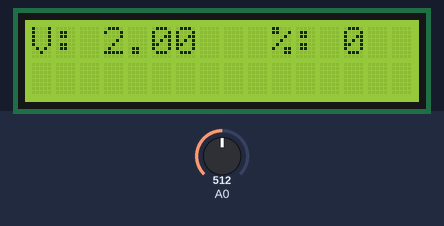
Recording of a sketch running on a simulated Arduino Uno, built with avr-gcc and run on an emulated ATmega328P. Shown: 16×2 character LCD. Inputs (shaded band) come from the test bench; at power-on: A0 = 512.

Above: at 1.2 s.
1.3 s: A0 set to 802
At 2.7 s:
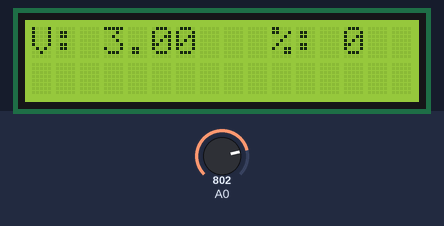
5.4 s: A0 set to 835
At 6.5 s:
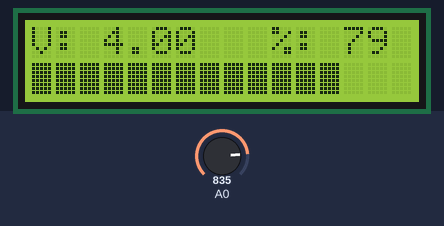
9.5 s: A0 set to 716
At 10.5 s:
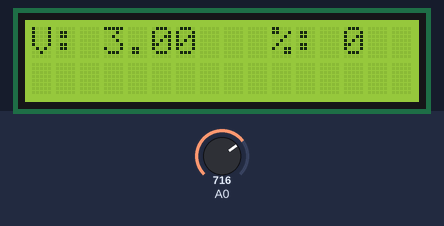
13.6 s: A0 set to 900
At 14.9 s:
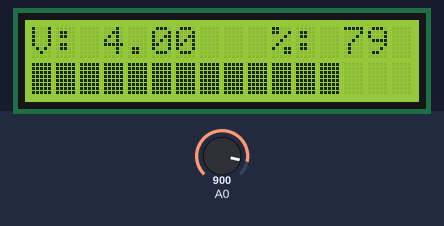
Timing chart, 0 to 16.6 s (numbered marks = the images above; inputs shaded):
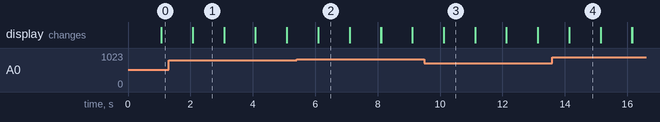

The sketch:

battery_indicator.ino
```cpp
#include<LiquidCrystal.h>
LiquidCrystal lcd(12,11,5,4,3,2);
float rawV = 0.0;
int batC =0;
int graph = 0;
void setup() {
  // put your setup code here, to run once:
lcd.begin(16,2);
lcd.clear();
}
void loop(){
  // put your main code here, to run repeatedly:
rawV = analogRead(A0)*5/1024;
if(rawV < 3.6){
  batC = 0;
  graph = 0;
}
if(rawV > 3.5 && rawV < 3.7){
  batC = 2;
  graph = 1;
}
if(rawV > 3.6 && rawV < 3.8){
  batC = 12;
  graph = 4;
}
if(rawV > 3.7 && rawV < 3.9){
  batC = 42;
  graph = 7;
}
if(rawV > 3.8 && rawV < 4.0){
  batC = 62;
  graph = 10;
}
if(rawV > 3.9 && rawV < 4.1){
  batC = 79;
  graph = 13;
}
if(rawV > 4.0 && rawV < 4.2){
  batC = 81;
  graph = 15;
}
if(rawV > 4.19){
  batC = 100;
  graph = 16;
}
lcd.setCursor(0,0);
lcd.print("V:");
lcd.setCursor(3,0);
lcd.print(rawV);
lcd.setCursor(10,0);
lcd.print("%:");
lcd.setCursor(13,0);
lcd.print(batC);
lcd.setCursor(0,1);
for(int m = 0; m < graph; m ++){
  lcd.write(255);
}
delay(1000);
lcd.clear();


}
```

Measured:
- the behaviour switches between 819 and 820 on A0 (found by bisection; images 1 and 2)
- after the input at 1.3 s, the display: first differs from a run without the input after 0.78 s (image 1)
- after the input at 5.4 s, the display: first differs from a run without the input after 0.70 s (image 2)
- after the input at 9.5 s, the display: first differs from a run without the input after 0.62 s (image 3)
- after the input at 13.6 s, the display: first differs from a run without the input after 0.54 s (image 4)
- what the display in image 1 shows lasts 1.0 s, from 2.1 s to 3.1 s
